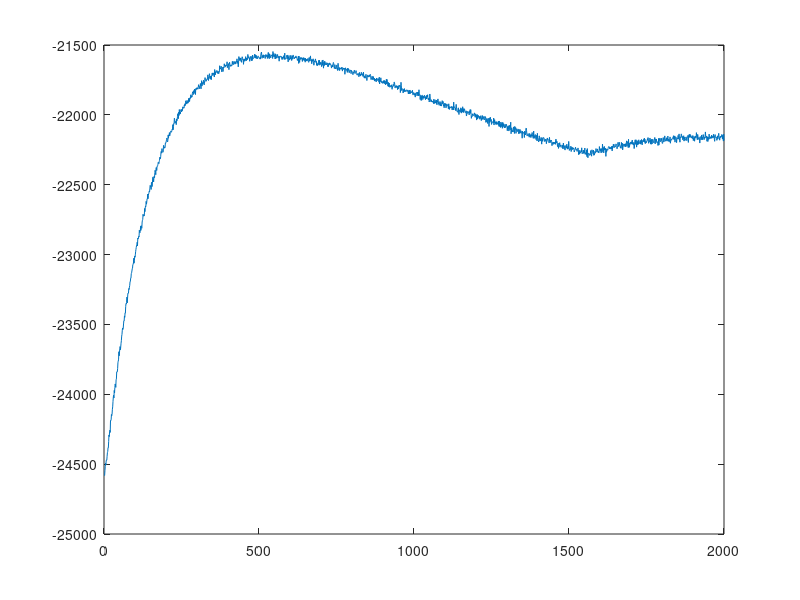

MATLAB code for this plot: (Note: this script raises an error after producing the figure.)
%% Test Analysis
%
%   This file checks the output of test data from Great Lakes.
%
% Auth: Joshua Pickard
%       jpic@umich.edu
% June 14, 2023

clear; clc; close all;

load("syntheticData1.mat")
figure; plot(likelihoods)

load("syntheticData2.mat")
figure; plot(likelihoods)
